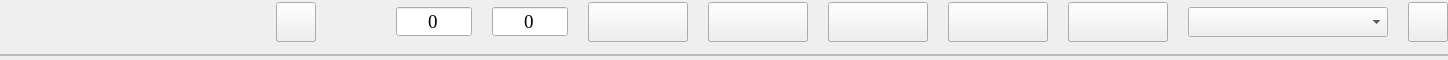
<?xml version="1.0" encoding="UTF-8"?>
<ui version="4.0">
 <class>ProcCtrlWidget</class>
 <widget class="QWidget" name="ProcCtrlWidget">
  <property name="geometry">
   <rect>
    <x>0</x>
    <y>0</y>
    <width>1448</width>
    <height>60</height>
   </rect>
  </property>
  <property name="windowTitle">
   <string>Form</string>
  </property>
  <layout class="QGridLayout" name="gridLayout">
   <property name="leftMargin">
    <number>0</number>
   </property>
   <property name="topMargin">
    <number>0</number>
   </property>
   <property name="rightMargin">
    <number>0</number>
   </property>
   <property name="bottomMargin">
    <number>0</number>
   </property>
   <property name="horizontalSpacing">
    <number>20</number>
   </property>
   <property name="verticalSpacing">
    <number>10</number>
   </property>
   <item row="1" column="0" colspan="14">
    <widget class="QFrame" name="frame">
     <property name="minimumSize">
      <size>
       <width>0</width>
       <height>2</height>
      </size>
     </property>
     <property name="maximumSize">
      <size>
       <width>16777215</width>
       <height>2</height>
      </size>
     </property>
     <property name="styleSheet">
      <string notr="true">QFrame{
	border: 1px solid #BBBBBB;
}</string>
     </property>
     <property name="frameShape">
      <enum>QFrame::StyledPanel</enum>
     </property>
     <property name="frameShadow">
      <enum>QFrame::Raised</enum>
     </property>
    </widget>
   </item>
   <item row="0" column="7">
    <widget class="QPushButton" name="btn_Reset">
     <property name="minimumSize">
      <size>
       <width>100</width>
       <height>40</height>
      </size>
     </property>
     <property name="font">
      <font>
       <family>Times New Roman</family>
       <pointsize>14</pointsize>
      </font>
     </property>
     <property name="text">
      <string/>
     </property>
     <property name="checkable">
      <bool>false</bool>
     </property>
    </widget>
   </item>
   <item row="0" column="0">
    <widget class="QLabel" name="lbl_Name">
     <property name="minimumSize">
      <size>
       <width>200</width>
       <height>0</height>
      </size>
     </property>
     <property name="font">
      <font>
       <family>Times New Roman</family>
       <pointsize>14</pointsize>
      </font>
     </property>
     <property name="text">
      <string/>
     </property>
     <property name="alignment">
      <set>Qt::AlignCenter</set>
     </property>
    </widget>
   </item>
   <item row="0" column="4">
    <widget class="QSpinBox" name="spb_JumpOutIndex">
     <property name="font">
      <font>
       <family>Times New Roman</family>
       <pointsize>14</pointsize>
      </font>
     </property>
     <property name="alignment">
      <set>Qt::AlignCenter</set>
     </property>
     <property name="readOnly">
      <bool>true</bool>
     </property>
     <property name="buttonSymbols">
      <enum>QAbstractSpinBox::NoButtons</enum>
     </property>
     <property name="minimum">
      <number>-9999999</number>
     </property>
     <property name="maximum">
      <number>9999999</number>
     </property>
    </widget>
   </item>
   <item row="0" column="13">
    <widget class="QPushButton" name="btn_SetSignal">
     <property name="minimumSize">
      <size>
       <width>40</width>
       <height>40</height>
      </size>
     </property>
     <property name="maximumSize">
      <size>
       <width>40</width>
       <height>40</height>
      </size>
     </property>
     <property name="text">
      <string/>
     </property>
     <property name="checkable">
      <bool>true</bool>
     </property>
    </widget>
   </item>
   <item row="0" column="10">
    <widget class="QPushButton" name="btn_NextStep">
     <property name="minimumSize">
      <size>
       <width>100</width>
       <height>40</height>
      </size>
     </property>
     <property name="font">
      <font>
       <family>Times New Roman</family>
       <pointsize>14</pointsize>
      </font>
     </property>
     <property name="text">
      <string/>
     </property>
     <property name="checkable">
      <bool>false</bool>
     </property>
    </widget>
   </item>
   <item row="0" column="5" colspan="2">
    <widget class="QSpinBox" name="spb_StepIndex">
     <property name="font">
      <font>
       <family>Times New Roman</family>
       <pointsize>14</pointsize>
      </font>
     </property>
     <property name="alignment">
      <set>Qt::AlignCenter</set>
     </property>
     <property name="readOnly">
      <bool>true</bool>
     </property>
     <property name="buttonSymbols">
      <enum>QAbstractSpinBox::NoButtons</enum>
     </property>
     <property name="minimum">
      <number>-9999999</number>
     </property>
     <property name="maximum">
      <number>9999999</number>
     </property>
    </widget>
   </item>
   <item row="0" column="2">
    <widget class="QPushButton" name="btn_Initialized">
     <property name="enabled">
      <bool>true</bool>
     </property>
     <property name="minimumSize">
      <size>
       <width>40</width>
       <height>40</height>
      </size>
     </property>
     <property name="maximumSize">
      <size>
       <width>40</width>
       <height>40</height>
      </size>
     </property>
     <property name="font">
      <font>
       <family>Times New Roman</family>
       <pointsize>14</pointsize>
      </font>
     </property>
     <property name="text">
      <string/>
     </property>
     <property name="checkable">
      <bool>true</bool>
     </property>
    </widget>
   </item>
   <item row="0" column="3">
    <widget class="QLabel" name="label_2">
     <property name="minimumSize">
      <size>
       <width>40</width>
       <height>0</height>
      </size>
     </property>
     <property name="maximumSize">
      <size>
       <width>40</width>
       <height>16777215</height>
      </size>
     </property>
     <property name="text">
      <string/>
     </property>
    </widget>
   </item>
   <item row="0" column="1">
    <widget class="QLabel" name="label">
     <property name="maximumSize">
      <size>
       <width>40</width>
       <height>16777215</height>
      </size>
     </property>
     <property name="text">
      <string/>
     </property>
    </widget>
   </item>
   <item row="0" column="11">
    <widget class="QPushButton" name="btn_Stop">
     <property name="minimumSize">
      <size>
       <width>100</width>
       <height>40</height>
      </size>
     </property>
     <property name="font">
      <font>
       <family>Times New Roman</family>
       <pointsize>14</pointsize>
      </font>
     </property>
     <property name="text">
      <string/>
     </property>
     <property name="checkable">
      <bool>true</bool>
     </property>
    </widget>
   </item>
   <item row="0" column="9">
    <widget class="QPushButton" name="btn_SingleStep">
     <property name="minimumSize">
      <size>
       <width>100</width>
       <height>40</height>
      </size>
     </property>
     <property name="font">
      <font>
       <family>Times New Roman</family>
       <pointsize>14</pointsize>
      </font>
     </property>
     <property name="text">
      <string/>
     </property>
     <property name="checkable">
      <bool>true</bool>
     </property>
    </widget>
   </item>
   <item row="0" column="8">
    <widget class="QPushButton" name="btn_Start">
     <property name="minimumSize">
      <size>
       <width>100</width>
       <height>40</height>
      </size>
     </property>
     <property name="font">
      <font>
       <family>Times New Roman</family>
       <pointsize>14</pointsize>
      </font>
     </property>
     <property name="text">
      <string/>
     </property>
     <property name="checkable">
      <bool>true</bool>
     </property>
    </widget>
   </item>
   <item row="0" column="12">
    <widget class="ComboBox" name="cmb_SignalItem">
     <property name="minimumSize">
      <size>
       <width>200</width>
       <height>0</height>
      </size>
     </property>
     <property name="maximumSize">
      <size>
       <width>200</width>
       <height>16777215</height>
      </size>
     </property>
     <property name="font">
      <font>
       <family>Times New Roman</family>
       <pointsize>14</pointsize>
      </font>
     </property>
    </widget>
   </item>
  </layout>
 </widget>
 <customwidgets>
  <customwidget>
   <class>ComboBox</class>
   <extends>QComboBox</extends>
   <header>CustomerWidget/ComboBox/combobox.h</header>
  </customwidget>
 </customwidgets>
 <resources/>
 <connections/>
</ui>
